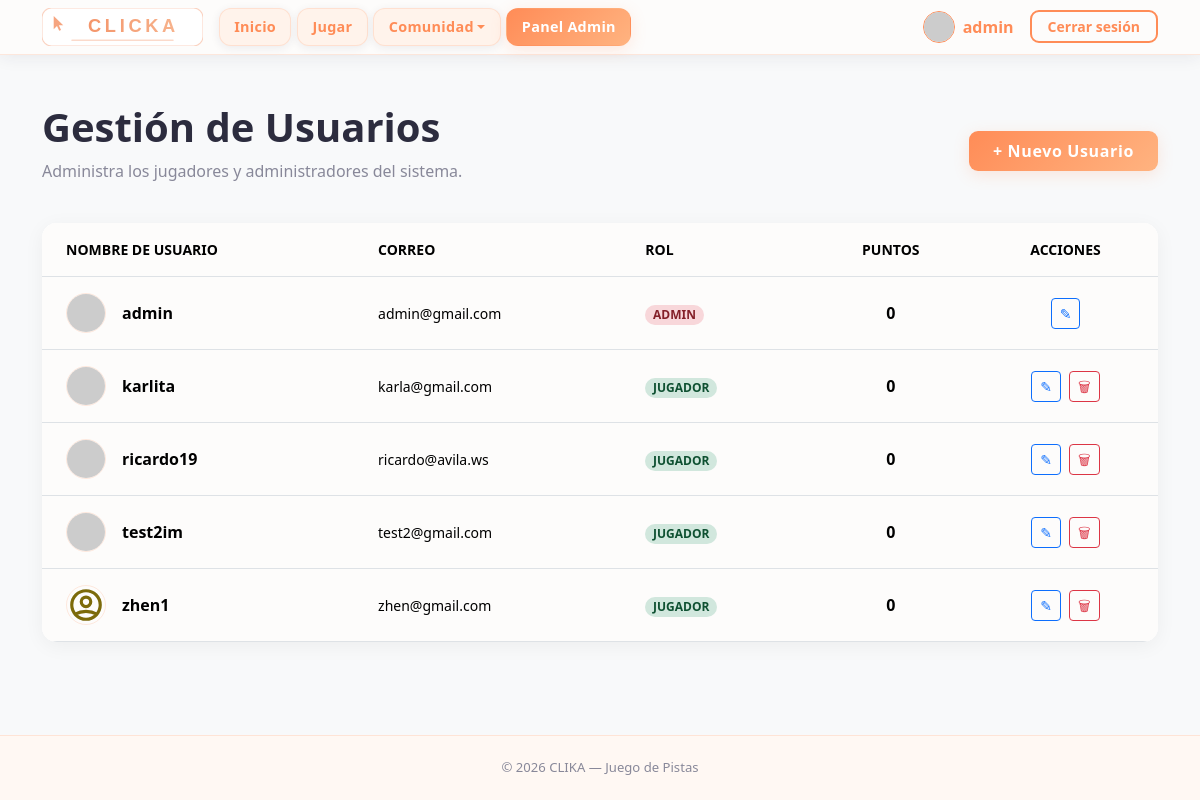
/pages/users.php (signed in), run on an earlier commit of the app's database.
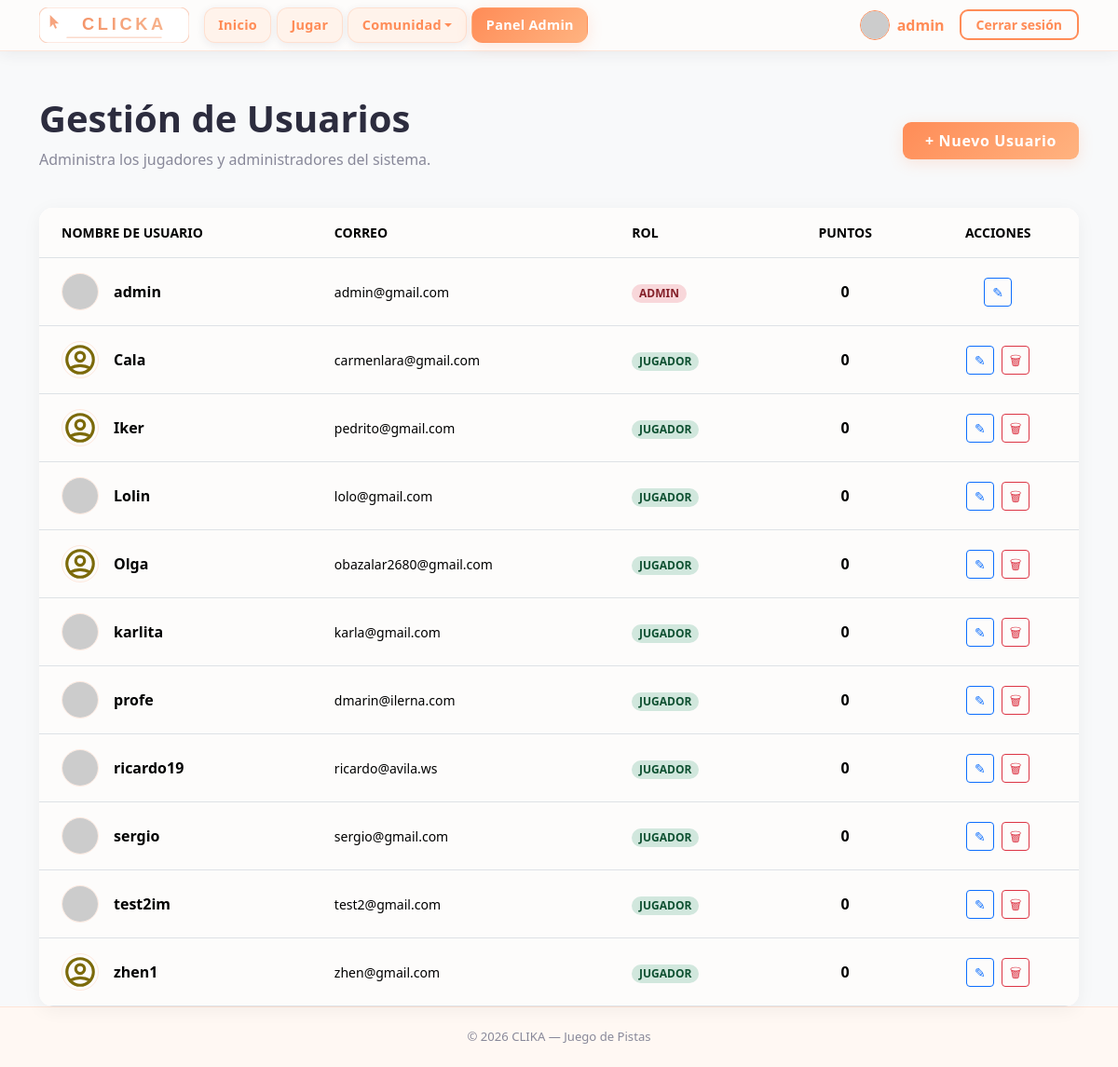
And on a later commit of the database.
### tables this page shows
CREATE TABLE usuarios (
    id INTEGER PRIMARY KEY AUTOINCREMENT,
    username TEXT NOT NULL UNIQUE,
    password_hash TEXT NOT NULL,
    rol TEXT NOT NULL DEFAULT 'jugador',
    puntos INTEGER NOT NULL DEFAULT 0,
    created_at TEXT NOT NULL DEFAULT CURRENT_TIMESTAMP
, foto TEXT DEFAULT 'default.png', nombre_usuario TEXT NOT NULL);

### pages/users.php (the view, shortened to what this page needs)
<?php
require_once '../includes/db.php';
$results = $db->query("SELECT * FROM usuarios ORDER BY
    CASE rol WHEN 'admin' THEN 1 ELSE 2 END,
    nombre_usuario ASC");
?>
<!DOCTYPE html>
<html lang="es">
<head>
    <?php include '../includes/head.php'; ?>
</head>
<body class="bg-light">
    <?php include '../includes/menu.php'; ?>
    <main class="container mt-5">
        <div class="d-flex justify-content-between align-items-center mb-4">
            <div>
                <h1 class="fw-bold">Gestión de Usuarios</h1>
                <p class="text-muted">Administra los jugadores y administradores del sistema.</p>
            </div>
            <a href="register.php" class="btn btn-accent px-4 py-2 fw-bold">
                + Nuevo Usuario
            </a>
        </div>
        <div class="card users-table-card">
            <div class="table-responsive">
                <table class="table table-hover align-middle mb-0">
                    <thead class="bg-white border-bottom">
                        <tr class="text-muted small text-uppercase fw-bold">
                            <th class="px-4 py-3">Nombre de usuario</th>
                            <th class="px-4 py-3">Correo</th>
                            <th class="px-4 py-3">Rol</th>
                            <th class="px-4 py-3 text-center">Puntos</th>
                            <th class="px-4 py-3 text-center">Acciones</th>
                        </tr>
                    </thead>
                    <tbody class="bg-white">
                        <?php while ($row = $results->fetchArray(SQLITE3_ASSOC)):
                            $badgeClass = ($row['rol'] === 'admin') ? 'users-badge-admin' : 'users-badge-player';
                            $photoUrl = ($row['foto'] === 'default.png' || !$row['foto'])
                                ? BASE_URL . "/assets/images/social_media/profile.svg"
                                : (str_starts_with($row['foto'], 'http') ? $row['foto'] : BASE_URL . "/storage/uploads/" . $row['foto']);
                        ?>
                            <tr>
                                <td class="px-4 py-3">
                                    <div class="d-flex align-items-center gap-3">
                                        <img src="<?php echo $photoUrl; ?>" alt="Avatar" class="users-user-img"
                                             onerror="this.src='<?php echo BASE_URL; ?>/assets/images/social_media/profile.svg'">
                                        <span class="fw-bold"><?php echo htmlspecialchars((string) ($row['nombre_usuario'] ?? '')); ?></span>
                                    </div>
                                </td>
                                <td class="px-4 py-3 small text-break">
                                    <?php echo htmlspecialchars((string) ($row['username'] ?? '')); ?>
                                </td>
                                <td class="px-4 py-3">
                                    <span class="badge <?php echo $badgeClass; ?> rounded-pill small">
                                        <?php echo strtoupper($row['rol']); ?>
                                    </span>
                                </td>
                                <td class="px-4 py-3 text-center fw-semibold">
                                    <?php echo $row['puntos']; ?>
                                </td>
                                <td class="px-4 py-3 text-center">
                                    <div class="d-flex justify-content-center gap-2">
                                        <a href="profile.php?id=<?php echo $row['id']; ?>&return_to=users" class="btn btn-sm btn-outline-primary" title="Editar">
                                            &#9998;
                                        </a>
                                        <?php if ($row['id'] != $_SESSION['usuari_id']): ?>
                                            <button type="button"
                                                    class="btn btn-sm btn-outline-danger js-delete-user-open"
                                                    title="Eliminar"
                                                    data-bs-toggle="modal"
                                                    data-bs-target="#deleteModal"
                                                    data-delete-url="<?php echo htmlspecialchars('../processes/delete_user.proc.php?id=' . (int) $row['id'], ENT_QUOTES, 'UTF-8'); ?>">
                                                &#128465;
                                            </button>
                                        <?php endif; ?>
                                    </div>
                                </td>
                            </tr>
                        <?php endwhile; ?>
                    </tbody>
                </table>
            </div>
        </div>
    </main>
    <?php include '../includes/foot.php'; ?>

### includes/head.php (shortened to what this page needs)
<link
    href="https://cdn.jsdelivr.net/npm/bootstrap@5.3.3/dist/css/bootstrap.min.css"
    rel="stylesheet"
>
<link rel="stylesheet" href="https://cdn.jsdelivr.net/npm/bootstrap-icons@1.11.3/font/bootstrap-icons.min.css">
<link rel="stylesheet" href="<?php echo BASE_URL; ?>/assets/css/styles.css">

### includes/menu.php (shortened to what this page needs)
<?php
$currentPage = basename($_SERVER['PHP_SELF']);
$communityActive = in_array($currentPage, ['ranking.php', 'opiniones.php'], true);
?>
<nav class="navbar navbar-expand-lg navbar-clika sticky-top" aria-label="Navegación principal">
  <div class="container">
    <a class="navbar-brand p-0" href="<?php echo BASE_URL; ?>/index.php">
      <img src="<?php echo BASE_URL; ?>/assets/images/logo.svg" alt="CLICKA" height="38" width="auto">
    </a>
    <div class="collapse navbar-collapse" id="navbarMain">
      <ul class="navbar-nav me-auto mb-2 mb-lg-0">
        <li class="nav-item">
          <a class="nav-link nav-pill <?php echo ($currentPage === 'index.php') ? 'active' : ''; ?>"
            href="<?php echo BASE_URL; ?>/index.php">Inicio</a>
        </li>
        <li class="nav-item">
          <a class="nav-link nav-pill <?php echo ($currentPage === 'play.php') ? 'active' : ''; ?>"
            href="<?php echo BASE_URL; ?>/pages/play.php">Jugar</a>
        </li>
        <li class="nav-item dropdown">
          <a class="nav-link nav-pill dropdown-toggle <?php echo $communityActive ? 'active' : ''; ?>"
            href="#"
            id="navbar-community"
            role="button"
            data-bs-toggle="dropdown"
            aria-expanded="false"
            aria-haspopup="true">Comunidad</a>
        </li>
        <?php if (!empty($_SESSION['usuari_id']) && $_SESSION['rol'] === 'admin'): ?>
          <li class="nav-item">
            <a class="nav-link nav-pill fw-bold <?php echo in_array($currentPage, ['admin_config.php', 'users.php', 'themes.php', 'questions.php', 'admin_feedback.php'], true) ? 'active' : ''; ?>"
              href="<?php echo BASE_URL; ?>/pages/admin_config.php">Panel Admin</a>
          </li>
        <?php endif; ?>
      </ul>
      <ul class="navbar-nav ms-auto align-items-center gap-2">
        <?php if (!empty($_SESSION['usuari_id'])): ?>
          <li class="nav-item ms-lg-3">
            <a class="d-flex align-items-center text-decoration-none" href="<?php echo BASE_URL; ?>/pages/profile.php">
              <?php
              $userPhoto = $_SESSION['foto'] ?? 'default.png';
              $finalPhotoUrl = ($userPhoto === 'default.png')
                ? BASE_URL . "/assets/images/social_media/profile.svg"
                : (str_starts_with($userPhoto, 'http') ? $userPhoto : BASE_URL . "/storage/uploads/" . $userPhoto);
              ?>
              <img src="<?php echo $finalPhotoUrl; ?>" alt="Perfil" class="rounded-circle border border-primary"
                style="width: 32px; height: 32px; object-fit: cover;">
              <span class="ms-2 fw-semibold text-primary d-none d-xl-inline">
                <?php
                $navName = $_SESSION['nombre_usuario']
                    ?? ($_SESSION['user_email'] ?? ($_SESSION['username'] ?? ''));
                echo htmlspecialchars((string) $navName);
                ?>
              </span>
            </a>
          </li>
          <li class="nav-item ms-lg-2">
            <a class="btn btn-outline-accent btn-sm px-3" href="<?php echo BASE_URL; ?>/pages/logout.php">
              Cerrar sesión
            </a>
          </li>
        <?php endif; ?>
      </ul>
    </div>
  </div>
</nav>

### includes/foot.php (shortened to what this page needs)
  <footer>
    <div class="container">
      <span>&copy; <?php echo date('Y'); ?> CLIKA &mdash; Juego de Pistas</span>
    </div>
  </footer>
</body>
</html>

### assets/css/styles.css (style rules this page uses)
:root { --clika-bg: #FDFCFB; --clika-card-bg: #FFFFFF; --clika-surface: #FFF3EB; --clika-primary: #FF8C57; --clika-primary-hover: #F07040; --clika-accent: #FFB380; --clika-text: #2C2C3E; --clika-muted: #888899; --clika-border: rgba(255, 140, 87, 0.18); --clika-border-strong: rgba(255, 140, 87, 0.38); --clika-shadow: rgba(255, 140, 87, 0.18); --clika-shadow-dark: rgba(44, 44, 62, 0.08); --font-heading: ui-sans-serif, system-ui, -apple-system, 'Segoe UI', Roboto, 'Helvetica Neue', Arial, sans-serif; --font-body: ui-sans-serif, system-ui, -apple-system, 'Segoe UI', Roboto, 'Helvetica Neue', Arial, sans-serif; --bs-body-bg: var(--clika-bg); --bs-body-color: var(--clika-text); --bs-primary: var(--clika-primary); --bs-primary-rgb: 255, 140, 87; }
*, *::before, *::after { box-sizing: border-box; }
body { background-color: var(--clika-bg); color: var(--clika-text); font-family: var(--font-body); min-height: 100vh; display: flex; flex-direction: column; }
main { flex: 1 0 auto; }
h1, h2, h3, h4, h5, h6, .navbar-brand { font-family: var(--font-heading); }
.navbar-clika { background-color: rgba(253, 252, 251, 0.95) !important; border-bottom: 1.5px solid var(--clika-border); backdrop-filter: blur(14px); -webkit-backdrop-filter: blur(14px); box-shadow: 0 2px 16px var(--clika-shadow-dark); }
.navbar-clika .nav-link { color: var(--clika-muted) !important; font-weight: 600; font-size: .9rem; letter-spacing: .02em; padding: .38rem .7rem; border-radius: 7px; transition: color .2s, background .2s; }
.navbar-clika .nav-link.active { color: var(--clika-primary) !important; background: rgba(255, 140, 87, .12); }
.navbar-clika.navbar-expand-lg .navbar-nav .nav-link.nav-pill { color: var(--clika-primary) !important; background: var(--clika-surface) !important; border: 1px solid var(--clika-border) !important; border-radius: 12px !important; box-shadow: 0 2px 10px var(--clika-shadow-dark) !important; margin-right: 0.35rem; padding: 0.45rem 0.9rem !important; font-weight: 600; display: inline-flex; align-items: center; justify-content: center; position: relative; z-index: 2; pointer-events: auto; }
.navbar-clika.navbar-expand-lg .navbar-nav .nav-link.nav-pill.active { color: #fff !important; background: linear-gradient(135deg, var(--clika-primary), var(--clika-accent)) !important; border-color: transparent !important; box-shadow: 0 4px 16px var(--clika-shadow) !important; }
@media (min-width: 992px) { .navbar-clika.navbar-expand-lg .navbar-nav > .nav-item.dropdown { width: max-content; } }
.text-primary { color: var(--clika-primary) !important; }
.text-muted { color: var(--clika-muted) !important; }
.btn-accent { background: linear-gradient(135deg, var(--clika-primary), var(--clika-accent)); border: none; color: #fff; font-family: var(--font-heading); font-weight: 700; letter-spacing: .04em; border-radius: 9px; box-shadow: 0 4px 16px var(--clika-shadow); transition: transform .18s, box-shadow .18s, filter .18s; }
.btn-outline-accent { border: 2px solid var(--clika-primary); color: var(--clika-primary); font-weight: 700; border-radius: 9px; background: transparent; transition: background .2s, color .2s, box-shadow .2s; }
footer { background-color: #FFF8F3; border-top: 1.5px solid var(--clika-border); color: var(--clika-muted); font-size: .82rem; padding: 1.4rem 0; text-align: center; margin-top: auto; }
.users-table-card { border-radius: 15px; overflow: hidden; border: none; box-shadow: 0 4px 20px rgba(0, 0, 0, 0.05); }
.users-table-card .table { margin-bottom: 0; }
.users-user-img { width: 40px; height: 40px; object-fit: cover; border-radius: 50%; border: 1px solid var(--clika-border); }
.users-badge-admin { background-color: #f8d7da; color: #842029; }
.users-badge-player { background-color: #d1e7dd; color: #0f5132; }

What changed in the data, as far as the page shows it:
added usuarios: nombre_usuario "Cala", username "carmenlara@gmail.com", rol "JUGADOR", puntos "0"
added usuarios: nombre_usuario "Iker", username "pedrito@gmail.com", rol "JUGADOR", puntos "0"
added usuarios: nombre_usuario "Lolin", username "lolo@gmail.com", rol "JUGADOR", puntos "0"
added usuarios: nombre_usuario "Olga", username "obazalar2680@gmail.com", rol "JUGADOR", puntos "0"
added usuarios: nombre_usuario "profe", username "dmarin@ilerna.com", rol "JUGADOR", puntos "0"
added usuarios: nombre_usuario "sergio", username "sergio@gmail.com", rol "JUGADOR", puntos "0"
